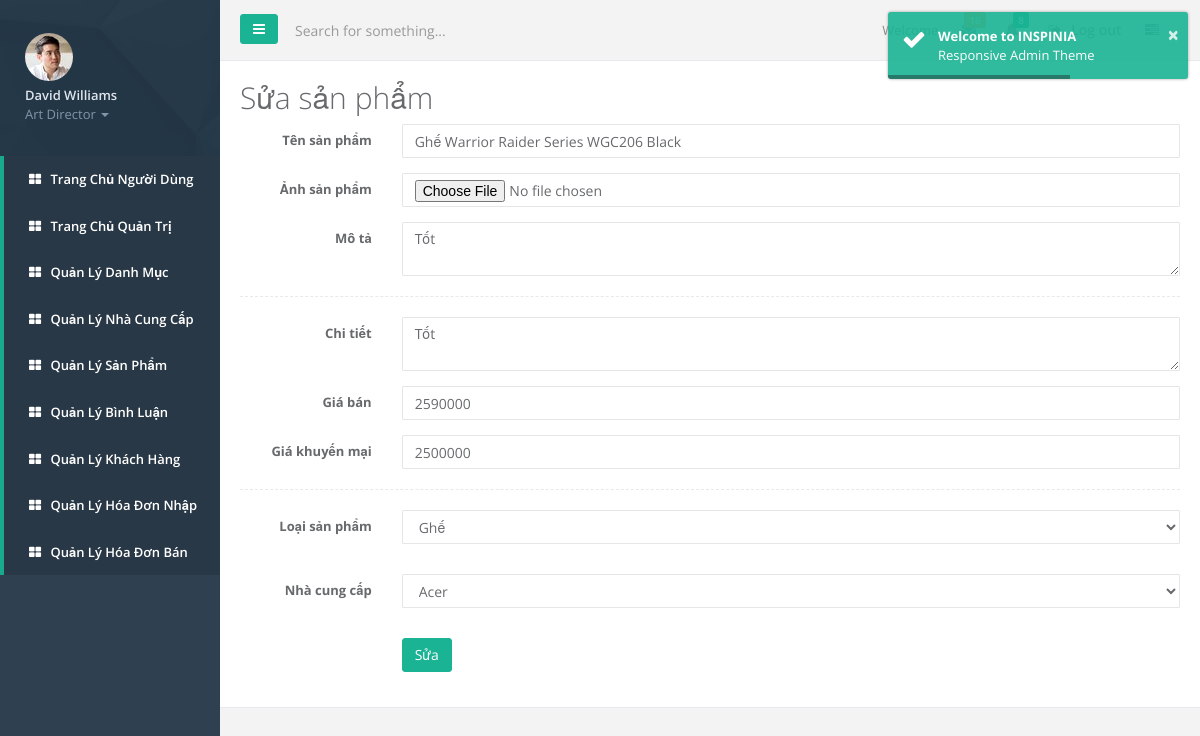
/quantri/quantri.php?page_layout=suasp&masp=50&anhsp=24.jpg (signed in), run on the app's committed database.
### tables this page shows
CREATE TABLE `sanpham` (
  `masp` int(11) NOT NULL,
  `tensp` varchar(50) NOT NULL,
  `anh` varchar(50) NOT NULL,
  `mota` varchar(200) NOT NULL,
  `chitiet` varchar(50) NOT NULL,
  `giaban` double NOT NULL,
  `giakm` double NOT NULL,
  `maloai` int(11) NOT NULL,
  `mancc` int(11) NOT NULL
);

CREATE TABLE `loaisp` (
  `maloai` int(11) NOT NULL,
  `tenloai` varchar(50) NOT NULL
);

CREATE TABLE `ncc` (
  `mancc` int(11) NOT NULL,
  `tenncc` varchar(50) NOT NULL
);

### quantri/suasp.php (the view, shortened to what this page needs)
<?php
include_once './connect.php';
$ma = $_GET['masp'];
$sql = "select * from sanpham where masp='$ma'";
$result = mysqli_query($link, $sql);
$sqllsp = "select * from loaisp ";
$resultlsp = mysqli_query($link, $sqllsp);
$sqlncc = "select * from ncc ";
$resultncc = mysqli_query($link, $sqlncc);
?>
<div class="ibox-content">
    <h1>Sửa sản phẩm</h1>
    <form method="post" class="form-horizontal" enctype="multipart/form-data">
        <?php
        while ($row = mysqli_fetch_assoc($result)) {
        ?>
            <div class="form-group"><label class="col-sm-2 control-label">Tên sản phẩm</label>
                <div class="col-sm-10"><input type="text" required="" class="form-control" name="ten" value="<?php echo $row['tensp'] ?>" /></div>
            </div>
            <div class="form-group"><label class="col-sm-2 control-label">Ảnh sản phẩm</label>
                <div class="col-sm-10"><input type="file" class="form-control" name="anh_sp" value='<?php echo $row['anh']?>'  /></div>
            </div>
            <div class="form-group"><label class="col-sm-2 control-label">Mô tả</label>
                <div class="col-sm-10"><textarea require="" class="form-control" name="mota"><?php echo $row['mota'] ?></textarea></div>
            </div>
            <div class="hr-line-dashed"></div>
            <div class="form-group"><label class="col-sm-2 control-label">Chi tiết</label>
                <div class="col-sm-10"><textarea required="" class="form-control" name="ct"><?php echo $row['chitiet'] ?></textarea></div>
            </div>
            <div class="form-group"><label class="col-sm-2 control-label">Giá bán </label>
                <div class="col-sm-10"><input type="text" required="" class="form-control" name="gb" value="<?php echo $row['giaban'] ?>" /></div>
            </div>
            <div class="form-group"><label class="col-sm-2 control-label">Giá khuyến mại</label>
                <div class="col-sm-10"><input type="text" required="" class="form-control" name="gkm" value="<?php echo $row['giakm'] ?>" /></div>
            </div>
            <div class="hr-line-dashed"></div>
            <div class="form-group"><label class="col-sm-2 control-label">Loại sản phẩm</label>
                <div class="col-sm-10"><select class="form-control m-b" name="lsp">
                        <?php
                        while ($rowlsp = mysqli_fetch_array($resultlsp)) {
                        ?>
                            <option <?php
                                    if ($row['maloai'] == $rowlsp['maloai']) {
                                        echo 'selected="selected"';
                                    } ?> value="<?php echo $rowlsp['maloai'] ?>"><?php echo $rowlsp['tenloai'] ?></option>
                        <?php
                        }
                        ?>
                    </select>
                </div>
            </div>
            <div class="form-group"><label class="col-sm-2 control-label">Nhà cung cấp</label>
                <div class="col-sm-10"><select class="form-control m-b" name="ncc">
                        <?php
                        while ($rowncc = mysqli_fetch_array($resultncc)) {
                        ?>
                            <option <?php
                                    if ($row['mancc'] == $rowncc['mancc']) {
                                        echo 'selected="selected"';
                                    } ?> value="<?php echo $rowncc['mancc'] ?>"><?php echo $rowncc['tenncc'] ?></option>
                        <?php
                        }
                        ?>
                    </select>
                </div>
            </div>
        <?php
        }
        ?>
        <div class="form-group">
            <div class="col-sm-4 col-sm-offset-2">
                <button class="btn btn-primary" type="submit" name="sua">Sửa</button>
            </div>
        </div>
    </form>
</div>

### data on the page
sanpham: ten "Ghế Warrior Raider Series WGC206 Black", mota "Tốt", ct "Tốt", gb "2590000", gkm "2500000", lsp "Ghế", ncc "Acer"
